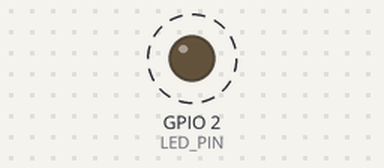
This sketch was run on a simulated ESP32. Shown: output pins drawn as LEDs (lit = HIGH). Dashed ring = blinking. What the sketch prints to the serial monitor is not drawn.

Above: at 0.5 s.
Timing chart, 0 to 4.6 s (numbered marks = the images above):
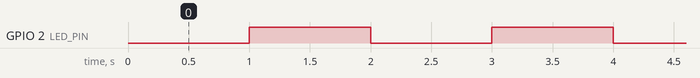

The sketch:

blink-timer.ino
```cpp
#define LED_PIN    LED_BUILTIN

volatile int ledStatus = 0;
hw_timer_t *timer = NULL;
int t = 1000;

void IRAM_ATTR onTimerMehrfach() {
  ledStatus = !ledStatus;
  digitalWrite(LED_PIN, ledStatus);
}

void setup() {
  Serial.begin(115200);
  pinMode(LED_PIN, OUTPUT);

  timer = timerBegin(0, 80, true);
  timerAttachInterrupt(timer, &onTimerMehrfach, true);
  timerAlarmWrite(timer, t * 1000, true);  // alle 1 Sekunden
  timerAlarmEnable(timer);
}

void loop() {
  Serial.println("Period = " + String(t) + " ms>");
  if (Serial.available()) {
    t = Serial.parseInt();
    timerAlarmWrite(timer, t * 1000,  true);
  }
  delay(1000);
}
```

Measured:
- by itself, GPIO 2 (LED_PIN): alternates HIGH for 1.0 s and LOW for 1.0 s
